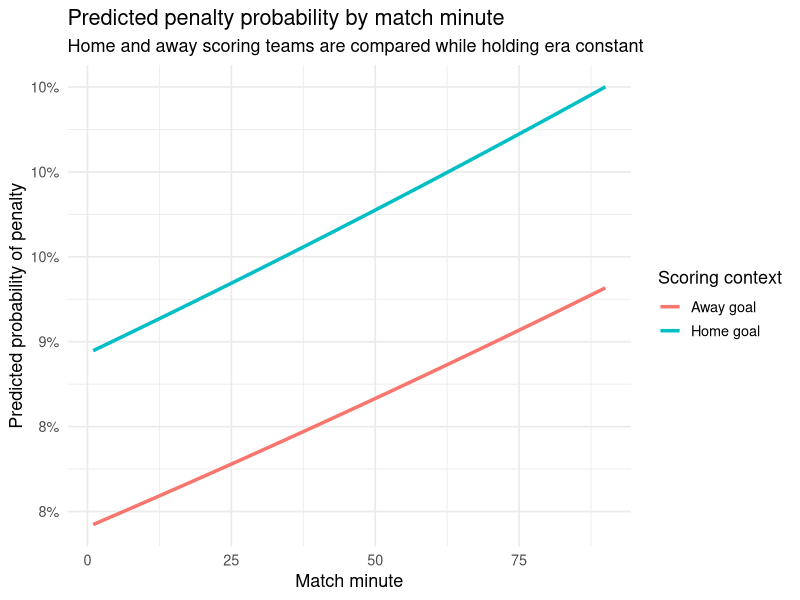

Reproduce this figure in R.
## ---- chunk 1
#| echo: false
#| warning: false
#| message: false
library(dplyr)
library(readr)
library(broom)
library(ggplot2)

clean_goals <- read_csv("goalscorers_cleaned.csv", show_col_types = FALSE)

model_data <- clean_goals |>
  mutate(
    home_score = ifelse(team == home_team, 1, 0),
    is_penalty = as.integer(penalty),
    era = factor(decade)
  )

penalty_model <- glm(
  is_penalty ~ home_score + minute + era,
  data = model_data,
  family = binomial(link = "logit")
)

coef_table <- broom::tidy(penalty_model) |>
  mutate(
    odds_ratio = exp(estimate),
    conf_low = exp(estimate - 1.96 * std.error),
    conf_high = exp(estimate + 1.96 * std.error),
    term = recode(term,
      `(Intercept)` = "Intercept",
      `home_score` = "Home score",
      `minute` = "Goal minute"
    )
  ) |>
  select(term, estimate, std.error, statistic, p.value, odds_ratio, conf_low, conf_high)

knitr::kable(
  coef_table,
  digits = c(0, 3, 3, 2, 3, 3, 3, 3),
  col.names = c(
    "Variable",
    "Estimate",
    "Std. Error",
    "z value",
    "p value",
    "Odds Ratio",
    "CI lower",
    "CI upper"
  ),
  caption = "Logistic regression results for penalty probability."
)
## ---- chunk 2
#| echo: false
#| warning: false
#| message: false
home_effect <- coef_table |>
  filter(term == "Home score") |>
  transmute(
    term,
    estimate = estimate,
    odds_ratio = odds_ratio,
    conf_int = sprintf("[%.3f, %.3f]", conf_low, conf_high),
    p_value = p.value
  )
home_effect
## ---- chunk 3
#| echo: false
#| warning: false
#| message: false
prediction_grid <- expand.grid(
  home_score = c(0, 1),
  minute = seq(1, 90, by = 1),
  era = factor(unique(model_data$era)[1])
)

prediction_grid$penalty_prob <- predict(penalty_model, newdata = prediction_grid, type = "response")

prediction_grid <- prediction_grid |>
  mutate(status = ifelse(home_score == 1, "Home goal", "Away goal"))

ggplot(prediction_grid, aes(x = minute, y = penalty_prob, color = status)) +
  geom_line(size = 1.2) +
  scale_y_continuous(labels = scales::percent_format(accuracy = 1)) +
  theme_minimal(base_size = 13) +
  labs(
    title = "Predicted penalty probability by match minute",
    subtitle = "Home and away scoring teams are compared while holding era constant",
    x = "Match minute",
    y = "Predicted probability of penalty",
    color = "Scoring context"
  )
